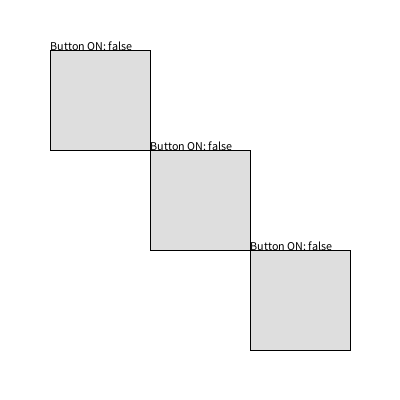
Frame 1 (no input)
Frame 60 (the mouse pressed at the canvas centre just before this capture): identical to frame 1, image omitted
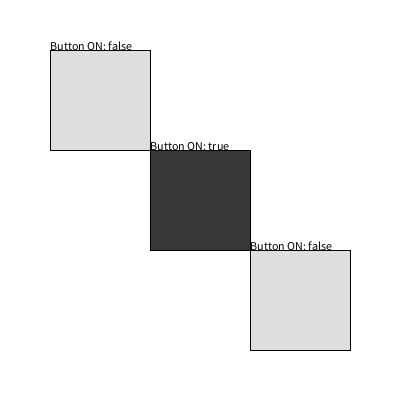
Frame 120 (the mouse held since frame 60 and released just before this capture)

The Processing sketch that drew these frames (run headless with seeded random() and noise(); from frame 60 on, the mouse is pressed at the canvas centre):

// Processing sketch: oop1
// ── oop1.pde
// Create an Instance of Button
Button btn1 = new Button(50,50,100,100);
Button btn2 = new Button(150,150,100,100);
Button btn3 = new Button(250,250,100,100);
void setup() {
  size(400, 400);
}

void draw () {
  background(255);
  btn1.display();
  btn2.display();
  btn3.display();
} 

void mousePressed() {
  btn1.clickButton();
  btn2.clickButton();
  btn3.clickButton();
}
// ── Button.pde
//class name
class Button {
  // Class variable
  boolean button;
  int x, y, w, h;

  //Class Constructor
  Button(int tempX, int tempY, int tempW, int tempH) {
    x = tempX;
    y = tempY;
    w = tempW;
    h = tempH;
    button = false;
  }

  //Class Attributes
  void display() {
    if (button) {
      fill(0);
      text("Button ON: " + str(button), x, y);
      fill(55);
      rect(x, y, w, h);
    } else if (!button) {
      fill(0);
      text("Button ON: " + str(button), x, y);
      fill(222);
      rect(x, y, w, h);
    }
  }

  //Class Behavior
  void clickButton() {

    if (mouseX>x && mouseX<x+w && mouseY>y && mouseY<y+h) {
      button = !button;
    }
  }
}
